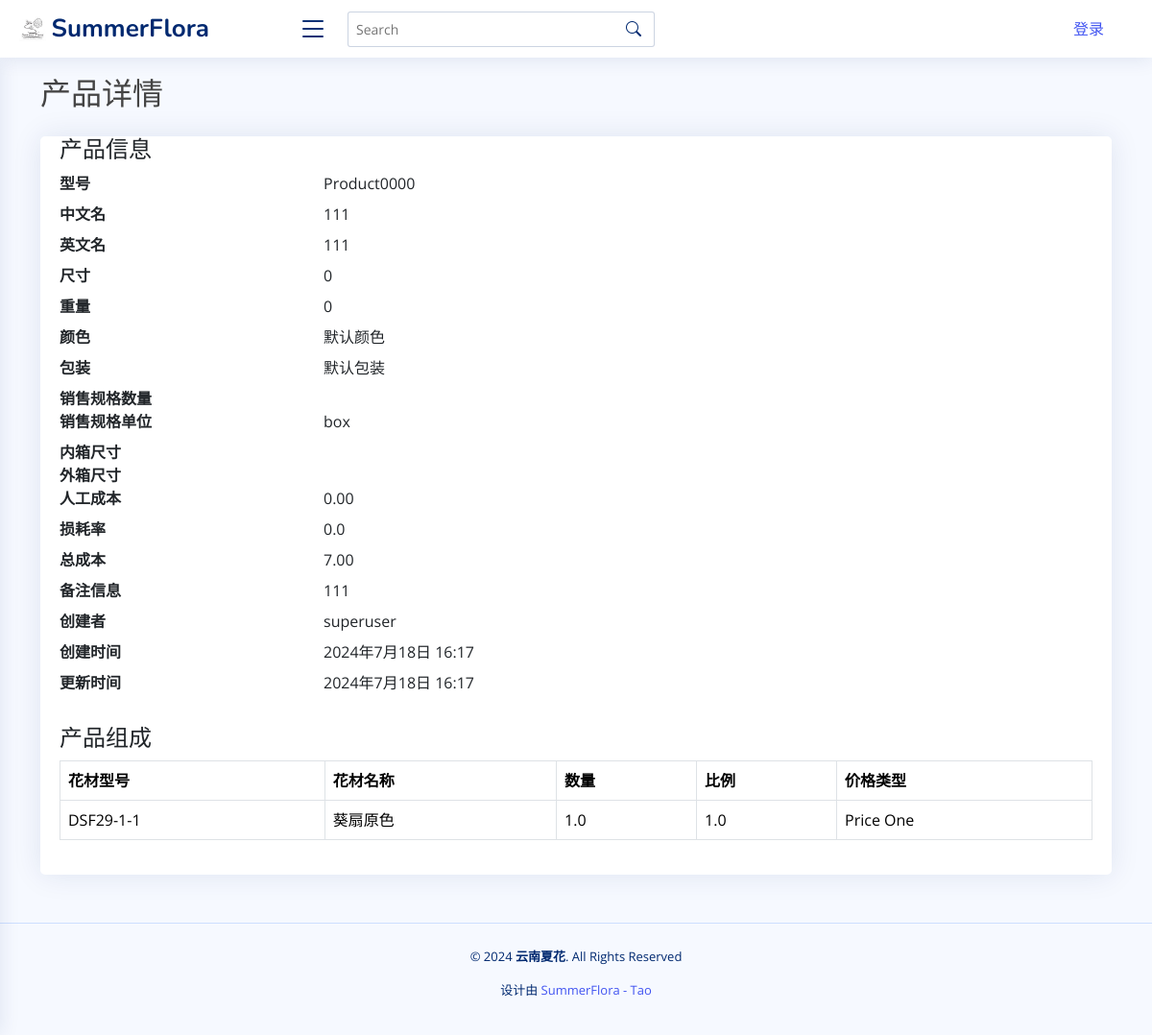
The page /product_details/Product0000/ on the database as committed earlier.
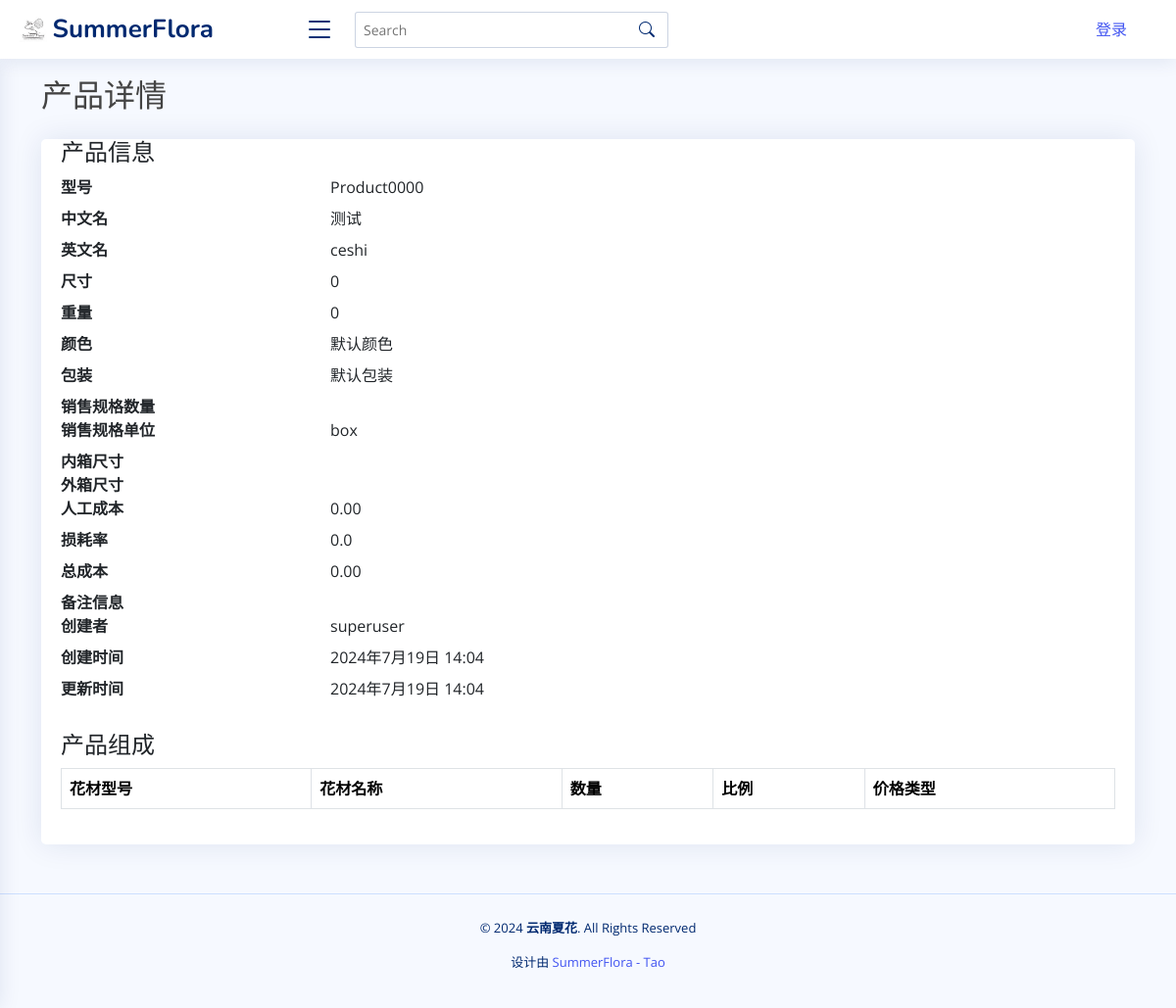
The same page on the database as committed later.
### app01/models.py (models this page shows, shortened)
class Product(models.Model):
    model = models.CharField(
        max_length=100, blank=False, default="Product0000", primary_key=True
    )
    image = models.ImageField(
        upload_to="products/", null=True, blank=True, default=None
    )
    materials = models.ManyToManyField("FlowerMaterial", through="ProductMaterial")
    chinese_name = models.CharField(max_length=200)
    english_name = models.CharField(max_length=200)
    size = models.CharField(max_length=200, blank=True, default="0")
    weight = models.CharField(max_length=200, blank=True, default="0")
    color = models.CharField(max_length=200, blank=True, default="默认颜色")
    Package = models.CharField(max_length=200, blank=True, default="默认包装")
    sale_spec_quantity = models.CharField(
        max_length=200, help_text="销售规格的数字", blank=True, default=""
    )
    sale_spec_unit = models.CharField(
        max_length=10,
        help_text="销售规格的单位",
        choices=[("box", "box"), ("pcs", "pcs"), ("g", "g"), ("kg", "kg")],
        blank=True,
        null=True,
        default="box",
    )
    inner_box_long = models.FloatField(
        help_text="长度，单位：cm", null=True, blank=True, default=0.0
    )
    inner_box_width = models.FloatField(
        help_text="宽度，单位：cm", null=True, blank=True, default=0.0
    )
    inner_box_height = models.FloatField(
        help_text="高度，单位：cm", null=True, blank=True, default=0.0
    )
    outer_box_length = models.FloatField(
        help_text="长度，单位：cm", null=True, blank=True, default=0.0
    )
    outer_box_width = models.FloatField(
        help_text="宽度，单位：cm", null=True, blank=True, default=0.0
    )
    outer_box_height = models.FloatField(
        help_text="高度，单位：cm", null=True, blank=True, default=0.0
    )
    labor_cost = models.DecimalField(max_digits=10, decimal_places=2, default=0.0)
    loss_rate = models.FloatField(default=0.0)
    description = models.CharField(max_length=200, blank=True, default="无备注")
    created_by = models.ForeignKey(
        settings.AUTH_USER_MODEL,
        on_delete=models.SET_NULL,
        null=True,
        blank=True,
        default=None,
    )
    created_at = models.DateTimeField(editable=False)
    updated_at = models.DateTimeField()
    @property
    def inner_box_size(self):
        return (
            f"{self.inner_box_long} * {self.inner_box_width} * {self.inner_box_height} cm"
            if self.inner_box_long and self.inner_box_width and self.inner_box_height
            else ""
        )
    @property
    def outer_box_size(self):
        return (
            f"{self.outer_box_length} * {self.outer_box_width} * {self.outer_box_height} cm"
            if self.outer_box_length and self.outer_box_width and self.outer_box_height
            else ""
        )
    @property
    def cost(self):
        total_cost = Decimal(0)
        for material in self.productmaterial_set.all():
            if material.price_type == "price_one":
                material_cost = (
                    material.flower_material.price_one
                    * Decimal(material.quantity)
                    * Decimal(material.ratio)
                )
            else:
                material_cost = (
                    material.flower_material.price_two
                    * Decimal(material.quantity)
                    * Decimal(material.ratio)
                )
            total_cost += material_cost
        total_cost += self.labor_cost
        total_cost *= Decimal(1 + self.loss_rate)
        return total_cost

class ProductMaterial(models.Model):
    PRICE_TYPE_CHOICES = [
        ("price_one", "Price One"),
        ("price_two", "Price Two"),
    ]
    product = models.ForeignKey(Product, on_delete=models.CASCADE)
    flower_material = models.ForeignKey(FlowerMaterial, on_delete=models.CASCADE)
    quantity = models.FloatField(default=1.0)
    ratio = models.FloatField(default=1.0)
    price_type = models.CharField(
        max_length=10, choices=PRICE_TYPE_CHOICES, default="price_one"
    )

class FlowerMaterial(models.Model):
    model = models.CharField(
        max_length=100, blank=False, default="Material0000", primary_key=True
    )
    category = models.ForeignKey(
        Category, on_delete=models.SET_NULL, null=True, default="默认类型"
    )
    image = models.ImageField(upload_to="images/", null=True, blank=True, default=None)
    chinese_name = models.CharField(max_length=200, null=True, blank=True, default="")
    english_name = models.CharField(max_length=200, null=True, blank=True, default="")
    scientific_name = models.CharField(
        max_length=200, null=True, blank=True, default=""
    )
    color = models.CharField(max_length=200, null=True, blank=True, default="")
    chineses_specifications = models.CharField(
        max_length=200, null=True, blank=True, default="无中文规格"
    )
    size = models.CharField(
        max_length=200, help_text="单位：cm", blank=True, default=""
    )
    weight = models.CharField(
        max_length=200, help_text="单位：g", blank=True, default=""
    )
    sale_spec_quantity = models.CharField(
        max_length=200, help_text="销售规格的数字", blank=True, default=""
    )
    sale_spec_unit = models.CharField(
        max_length=10,
        help_text="销售规格的单位",
        choices=[("pcs", "pcs"), ("g", "g"), ("box", "box"), ("kg", "kg")],
        blank=True,
        null=True,
        default="pcs",
    )
    process = models.ForeignKey(
        Process, on_delete=models.SET_NULL, null=True, blank=True, default=None
    )
    outer_box_length = models.FloatField(
        help_text="长度，单位：cm", null=True, blank=True, default=0.0
    )
    outer_box_width = models.FloatField(
        help_text="宽度，单位：cm", null=True, blank=True, default=0.0
    )
    outer_box_height = models.FloatField(
        help_text="高度，单位：cm", null=True, blank=True, default=0.0
    )
    packing_quantity = models.IntegerField(
        help_text="单位：qty", null=True, blank=True, default=0
    )
    grade = models.ForeignKey(
        Grade, on_delete=models.SET_NULL, null=True, blank=True, default=None
    )
    supplier = models.ForeignKey(
        Supplier, on_delete=models.SET_NULL, null=True, blank=True, default=None
    )
    price_one = models.DecimalField(
        max_digits=10, decimal_places=2, null=True, blank=True, default=0.0
    )
    price_two = models.DecimalField(
        max_digits=10, decimal_places=2, null=True, blank=True, default=0.0
    )
    created_by = models.ForeignKey(
        settings.AUTH_USER_MODEL,
        on_delete=models.SET_NULL,
        null=True,
        blank=True,
        default=None,
    )
    created_at = models.DateTimeField(editable=False)
    updated_at = models.DateTimeField()

class CustomUser(AbstractUser):
    def __str__(self):
        return self.username

### app01/views.py (the view)
# urls.py: path("product_details/<str:model>/", views.product_details, name="product_details"),
def product_details(request, model):
    product = get_object_or_404(Product, model=model)
    materials = product.productmaterial_set.all()
    context = {"product": product, "materials": materials}
    return render(request, "product_details.html", context)

### app01/templates/product_details.html (shortened to what this page needs)
{% extends 'base.html' %}
{% load static %}
{% block content %}
<section class="section">
  <div class="container">
    <h2 class="mb-4">产品详情</h2>
    <div class="card">
      <div class="card-body">
        <h4>产品信息</h4>
        <dl class="row">
          <dt class="col-sm-3">型号</dt>
          <dd class="col-sm-9">{{ product.model }}</dd>
          <dt class="col-sm-3">中文名</dt>
          <dd class="col-sm-9">{{ product.chinese_name }}</dd>
          <dt class="col-sm-3">英文名</dt>
          <dd class="col-sm-9">{{ product.english_name }}</dd>
          <dt class="col-sm-3">尺寸</dt>
          <dd class="col-sm-9">{{ product.size }}</dd>
          <dt class="col-sm-3">重量</dt>
          <dd class="col-sm-9">{{ product.weight }}</dd>
          <dt class="col-sm-3">颜色</dt>
          <dd class="col-sm-9">{{ product.color }}</dd>
          <dt class="col-sm-3">包装</dt>
          <dd class="col-sm-9">{{ product.Package }}</dd>
          <dt class="col-sm-3">销售规格数量</dt>
          <dd class="col-sm-9">{{ product.sale_spec_quantity }}</dd>
          <dt class="col-sm-3">销售规格单位</dt>
          <dd class="col-sm-9">{{ product.get_sale_spec_unit_display }}</dd>
          <dt class="col-sm-3">内箱尺寸</dt>
          <dd class="col-sm-9">{{ product.inner_box_size }}</dd>
          <dt class="col-sm-3">外箱尺寸</dt>
          <dd class="col-sm-9">{{ product.outer_box_size }}</dd>
          <dt class="col-sm-3">人工成本</dt>
          <dd class="col-sm-9">{{ product.labor_cost }}</dd>
          <dt class="col-sm-3">损耗率</dt>
          <dd class="col-sm-9">{{ product.loss_rate }}</dd>
          <dt class="col-sm-3">总成本</dt>
          <dd class="col-sm-9">{{ product.cost }}</dd>
          <dt class="col-sm-3">备注信息</dt>
          <dd class="col-sm-9">{{ product.description }}</dd>
          <dt class="col-sm-3">创建者</dt>
          <dd class="col-sm-9">{{ product.created_by }}</dd>
          <dt class="col-sm-3">创建时间</dt>
          <dd class="col-sm-9">{{ product.created_at }}</dd>
          <dt class="col-sm-3">更新时间</dt>
          <dd class="col-sm-9">{{ product.updated_at }}</dd>
        </dl>
        <h4 class="mt-4">产品组成</h4>
        <table class="table table-bordered">
          <thead>
            <tr>
              <th>花材型号</th>
              <th>花材名称</th>
              <th>数量</th>
              <th>比例</th>
              <th>价格类型</th>
            </tr>
          </thead>
          <tbody>
            {% for material in materials %}
            <tr>
              <td>{{ material.flower_material.model }}</td>
              <td>{{ material.flower_material.chinese_name }}</td>
              <td>{{ material.quantity }}</td>
              <td>{{ material.ratio }}</td>
              <td>{{ material.get_price_type_display }}</td>
            </tr>
            {% endfor %}
          </tbody>
        </table>
      </div>
    </div>
  </div>
</section>
{% endblock %}

Rows that differ between the two databases and show on the page:
removed ProductMaterial: flower_material.model "DSF29-1-1", flower_material.chinese_name "葵扇原色", quantity "1.0", ratio "1.0", price_type "Price One"
changed Product "Product0000": chinese_name "111" → "测试"; english_name "111" → "ceshi"; cost "7.00" → "0.00"; created_at "2024年7月18日 16:17" → "2024年7月19日 14:04"; updated_at "2024年7月18日 16:17" → "2024年7月19日 14:04"; description "111" → (not shown)
